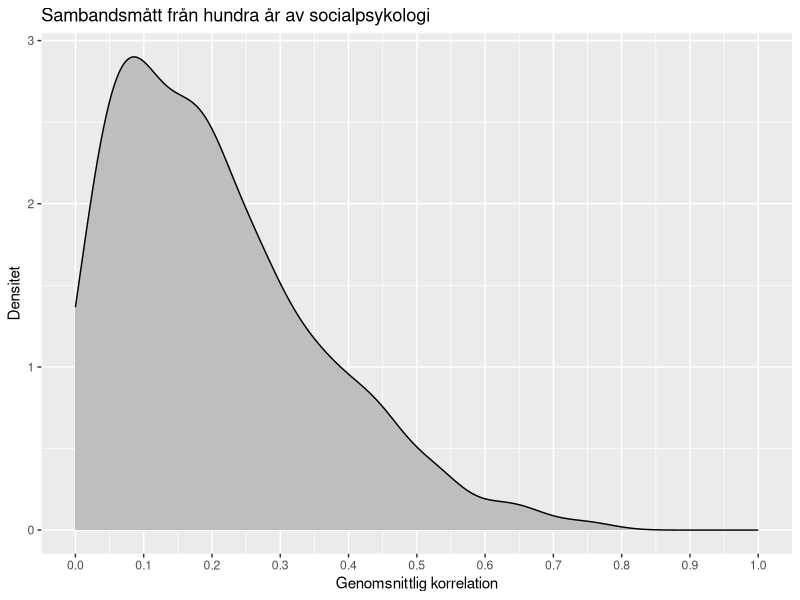

Source code (R):
## ---- chunk 1
df <- read.csv("data/soc-psych.tsv", header=TRUE, sep="\t", stringsAsFactors=FALSE)

library(dplyr)
library(ggplot2)

# Reproduce graph in Richard et al. (2003), but use density instead.
df %>% ggplot(aes(r)) +
  geom_density(fill="grey") + 
  scale_x_continuous(limits=c(0, 1), breaks=seq(0, 1, 0.1)) +
  labs(title="Sambandsmått från hundra år av socialpsykologi",
       x="Genomsnittlig korrelation",
       y="Densitet")
